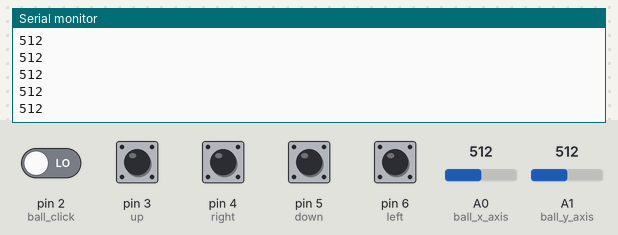
The sketch below on a simulated Arduino Uno, built with avr-gcc and run on an emulated ATmega328P. Shown: the last lines printed to the serial monitor. The test bench sets the inputs (shaded band); at power-on: pin 2 (ball_click), pin 3 (up), pin 4 (right), pin 5 (down), pin 6 (left) LOW, A0 (ball_x_axis) = 512, A1 (ball_y_axis) = 512. No radio packets arrive unless stated.

Above: at 1.2 s.
1.3 s: A0 (ball_x_axis) set to 681
At 2.2 s:
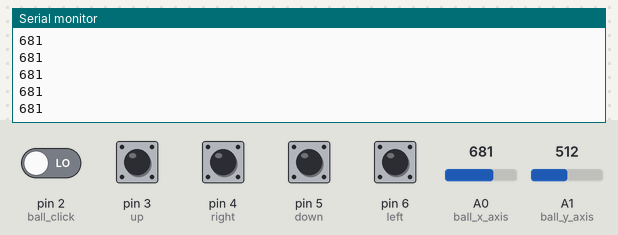
2.8 s: A0 (ball_x_axis) set to 713
At 3.0 s:
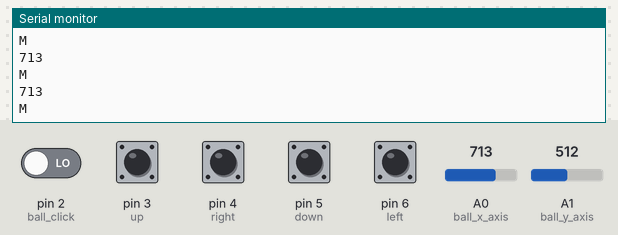
Timing chart, 0 to 5.8 s (numbered marks = the images above; inputs shaded):
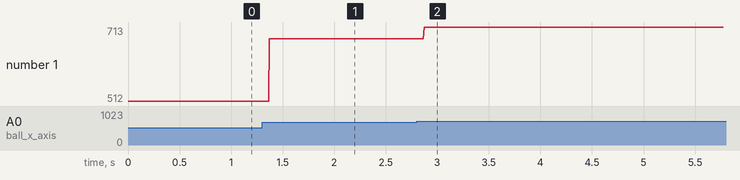

The sketch:

rf_tx.ino
```cpp
#include<VirtualWire.h>
const char *message="Merry Christmas";

int up=3;
int right=4;
int down=5;
int left=6;
int ball_click=2;
int ball_x_axis=A0;
int ball_y_axis=A1;
void setup() {
vw_set_ptt_inverted(true);
vw_set_tx_pin(12);
vw_setup(4000);

pinMode(up,INPUT);
pinMode(right,INPUT);
pinMode(left,INPUT);
pinMode(down,INPUT);
pinMode(ball_click,INPUT);
pinMode(ball_x_axis,INPUT);
pinMode(ball_y_axis,INPUT);
Serial.begin(9600);

}

void loop() {
int l=digitalRead(left);
int r=digitalRead(right);
int u=digitalRead(up);
int d=digitalRead(down);
int c=digitalRead(ball_click);
int b_x=analogRead(ball_x_axis);
int b_y=analogRead(ball_y_axis);
Serial.println(b_x);

if(l==HIGH){
 message="L";
  vw_send((uint8_t *)message,strlen(message));
  vw_wait_tx();
  }

if(r==HIGH){
 message="R";
  vw_send((uint8_t *)message,strlen(message));
  vw_wait_tx();
  }


if(u==HIGH){
 message="F";
  vw_send((uint8_t *)message,strlen(message));
  vw_wait_tx();
  }

 if(d==HIGH){
 message="D";
  vw_send((uint8_t *)message,strlen(message));
  vw_wait_tx();
  }

 if(c==HIGH){
 message="C";
  vw_send((uint8_t *)message,strlen(message));
  vw_wait_tx();
  }

if(b_x>=700){
 message="M";
 Serial.println(message);
  vw_send((uint8_t *)message,strlen(message));
  vw_wait_tx();
  }

  if(b_x<=300){
 message="N";
  Serial.println(message);

  vw_send((uint8_t *)message,strlen(message));
  vw_wait_tx();
  }

}
```

Measured:
- the behaviour switches between 699 and 700 on A0 (ball_x_axis) (found by bisection; images 1 and 2)
- after the input at 1.3 s, the serial monitor: prints a new line after 0.07 s (image 1)
- after the input at 2.8 s, the serial monitor: prints a new line after 0.07 s (image 2)
- plotted number 1: 512 → 681 after the input at 1.3 s, 681 → 713 after the input at 2.8 s
